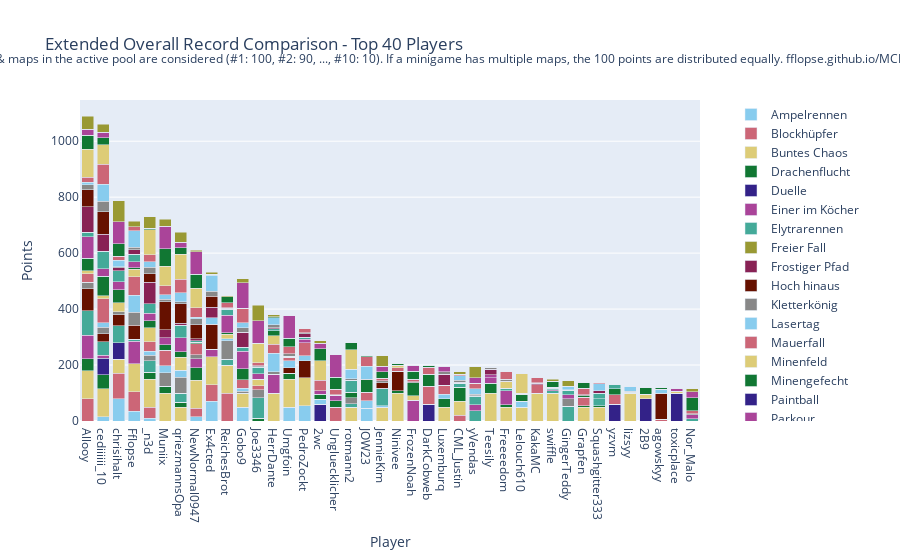

Notebook code for this chart:
### Code cell
import plotly.graph_objects as go

# Sum all columns to get the total score
outDf['Total'] = outDf.sum(axis=1)

# Sort by total score and fill N/A values with 0
outDf = outDf.sort_values(by='Total', ascending=False).fillna(0)

# Crop to top 10 players
cropDf = outDf.head(40).copy()

# Drop the 'Total' column for plotting
cropDf = cropDf.drop(columns=['Total'])

# Create a color palette
color_palette = px.colors.qualitative.Safe

# Create the stacked bar plot
fig = go.Figure()

cropDf = remove_duplicate_columns(cropDf)

for column in cropDf.columns.difference(['Player']):
    fig.add_trace(go.Bar(
        x=cropDf.index,
        y=cropDf[column],
        name=column,
        marker_color=color_palette[len(fig.data) % len(color_palette)]
    ))

# Update layout
fig.update_layout(
    barmode='stack',
    title='Extended Overall Record Comparison - Top 40 Players',
    xaxis=dict(title='Player'),
    yaxis=dict(title='Points'),
    #height=800,
    #width=1000,
    legend=dict(
        x=1.05,
        y=0.5,
        traceorder='normal',
        font=dict(size=12),
        bgcolor='rgba(255, 255, 255, 0)',
        bordercolor='rgba(0, 0, 0, 0)'
    ),
    margin=dict(r=200),  # Adjust right margin to make room for the legend
    annotations=[
        dict(
            x=0.5,
            y=1.1635,
            xref='paper',
            yref='paper',
            text='Max 100 points per minigame. Records #1 through #10 of games & maps in the active pool are considered (#1: 100, #2: 90, ..., #10: 10). If a minigame has multiple maps, the 100 points are distributed equally. fflopse.github.io/MCP-Records/data-analysis/global-ranking.ipynb',
            showarrow=False,
            font=dict(size=12),
            xanchor='center'
        )
    ]
)

fig.show()

# save the plot as an html file

fig.write_html('out/ext_overall_record_comparison.html')

### Figure 1 — Plotly figure (JSON) as saved in the notebook; plotly's stock layout.template omitted (floating-point values rounded to 4 significant figures)
{"data": [{"marker": {"color": "rgb(136, 204, 238)"}, "name": "Ampelrennen", "type": "bar", "x": ["Allooy", "cediiiiii_10", "chrisihalt", "Fflopse", "_n3d", "Muniix", "qriezmannsOpa", "NewNormal0947", "Ex4cted", "ReichesBrot", "Gobo9", "Joe3346", "HerrDante", "Umgfoin", "PedroZockt", "2wc", "Ungluecklicher", "rotmann2", "JOW23", "JennieKim", "Ninivee", "FrozenNoah", "DarkCobweb", "Luxemburq", "CML_Justin", "yVendas", "Teesily", "Freeeedom", "Lelouch610", "KakaMC", "swiffle", "GingerTeddy", "Grapfen", "Squashgitter333", "yzvm", "lizsyy", "2B9", "agowskyy", "toxicplace", "Nor_Malo"], "y": [0.0, 15.0, 80.0, 35.0, 10.0, 0.0, 0.0, 15.0, 70.0, 0.0, 50.0, 0.0, 0.0, 50.0, 55.0, 0.0, 0.0, 0.0, 45.0, 0.0, 0.0, 0.0, 0.0, 0.0, 0.0, 0.0, 0.0, 0.0, 0.0, 0.0, 0.0, 0.0, 0.0, 0.0, 0.0, 0.0, 0.0, 0.0, 0.0, 0.0]}, {"marker": {"color": "rgb(204, 102, 119)"}, "name": "Blockhüpfer", "type": "bar", "x": ["Allooy", "cediiiiii_10", "chrisihalt", "Fflopse", "_n3d", "Muniix", "qriezmannsOpa", "NewNormal0947", "Ex4cted", "ReichesBrot", "Gobo9", "Joe3346", "HerrDante", "Umgfoin", "PedroZockt", "2wc", "Ungluecklicher", "rotmann2", "JOW23", "JennieKim", "Ninivee", "FrozenNoah", "DarkCobweb", "Luxemburq", "CML_Justin", "yVendas", "Teesily", "Freeeedom", "Lelouch610", "KakaMC", "swiffle", "GingerTeddy", "Grapfen", "Squashgitter333", "yzvm", "lizsyy", "2B9", "agowskyy", "toxicplace", "Nor_Malo"], "y": [80.0, 0.0, 90.0, 70.0, 40.0, 0.0, 0.0, 30.0, 60.0, 100.0, 0.0, 0.0, 0.0, 0.0, 0.0, 0.0, 50.0, 0.0, 0.0, 0.0, 0.0, 0.0, 0.0, 0.0, 20.0, 0.0, 0.0, 0.0, 0.0, 0.0, 0.0, 0.0, 0.0, 0.0, 0.0, 0.0, 0.0, 0.0, 0.0, 0.0]}, {"marker": {"color": "rgb(221, 204, 119)"}, "name": "Buntes Chaos", "type": "bar", "x": ["Allooy", "cediiiiii_10", "chrisihalt", "Fflopse", "_n3d", "Muniix", "qriezmannsOpa", "NewNormal0947", "Ex4cted", "ReichesBrot", "Gobo9", "Joe3346", "HerrDante", "Umgfoin", "PedroZockt", "2wc", "Ungluecklicher", "rotmann2", "JOW23", "JennieKim", "Ninivee", "FrozenNoah", "DarkCobweb", "Luxemburq", "CML_Justin", "yVendas", "Teesily", "Freeeedom", "Lelouch610", "KakaMC", "swiffle", "GingerTeddy", "Grapfen", "Squashgitter333", "yzvm", "lizsyy", "2B9", "agowskyy", "toxicplace", "Nor_Malo"], "y": [100.0, 100.0, 50.0, 100.0, 100.0, 100.0, 50.0, 100.0, 100.0, 100.0, 50.0, 0.0, 100.0, 100.0, 100.0, 0.0, 0.0, 50.0, 0.0, 50.0, 100.0, 0.0, 0.0, 50.0, 50.0, 0.0, 100.0, 50.0, 50.0, 100.0, 100.0, 0.0, 50.0, 50.0, 0.0, 100.0, 0.0, 0.0, 0.0, 0.0]}, {"marker": {"color": "rgb(17, 119, 51)"}, "name": "Drachenflucht", "type": "bar", "x": ["Allooy", "cediiiiii_10", "chrisihalt", "Fflopse", "_n3d", "Muniix", "qriezmannsOpa", "NewNormal0947", "Ex4cted", "ReichesBrot", "Gobo9", "Joe3346", "HerrDante", "Umgfoin", "PedroZockt", "2wc", "Ungluecklicher", "rotmann2", "JOW23", "JennieKim", "Ninivee", "FrozenNoah", "DarkCobweb", "Luxemburq", "CML_Justin", "yVendas", "Teesily", "Freeeedom", "Lelouch610", "KakaMC", "swiffle", "GingerTeddy", "Grapfen", "Squashgitter333", "yzvm", "lizsyy", "2B9", "agowskyy", "toxicplace", "Nor_Malo"], "y": [42.5, 50.0, 0.0, 0.0, 25.0, 25.0, 17.5, 45.0, 0.0, 0.0, 0.0, 10.0, 0.0, 20.0, 0.0, 0.0, 22.5, 0.0, 0.0, 0.0, 7.5, 0.0, 0.0, 30.0, 50.0, 0.0, 35.0, 7.5, 0.0, 0.0, 0.0, 0.0, 5.0, 5.0, 0.0, 0.0, 0.0, 0.0, 0.0, 0.0]}, {"marker": {"color": "rgb(51, 34, 136)"}, "name": "Duelle", "type": "bar", "x": ["Allooy", "cediiiiii_10", "chrisihalt", "Fflopse", "_n3d", "Muniix", "qriezmannsOpa", "NewNormal0947", "Ex4cted", "ReichesBrot", "Gobo9", "Joe3346", "HerrDante", "Umgfoin", "PedroZockt", "2wc", "Ungluecklicher", "rotmann2", "JOW23", "JennieKim", "Ninivee", "FrozenNoah", "DarkCobweb", "Luxemburq", "CML_Justin", "yVendas", "Teesily", "Freeeedom", "Lelouch610", "KakaMC", "swiffle", "GingerTeddy", "Grapfen", "Squashgitter333", "yzvm", "lizsyy", "2B9", "agowskyy", "toxicplace", "Nor_Malo"], "y": [0.0, 60.0, 60.0, 0.0, 0.0, 0.0, 0.0, 0.0, 0.0, 0.0, 0.0, 0.0, 0.0, 0.0, 0.0, 60.0, 0.0, 0.0, 0.0, 0.0, 0.0, 0.0, 60.0, 0.0, 0.0, 0.0, 0.0, 0.0, 0.0, 0.0, 0.0, 0.0, 0.0, 0.0, 60.0, 0.0, 80.0, 0.0, 100.0, 0.0]}, {"marker": {"color": "rgb(170, 68, 153)"}, "name": "Einer im Köcher", "type": "bar", "x": ["Allooy", "cediiiiii_10", "chrisihalt", "Fflopse", "_n3d", "Muniix", "qriezmannsOpa", "NewNormal0947", "Ex4cted", "ReichesBrot", "Gobo9", "Joe3346", "HerrDante", "Umgfoin", "PedroZockt", "2wc", "Ungluecklicher", "rotmann2", "JOW23", "JennieKim", "Ninivee", "FrozenNoah", "DarkCobweb", "Luxemburq", "CML_Justin", "yVendas", "Teesily", "Freeeedom", "Lelouch610", "KakaMC", "swiffle", "GingerTeddy", "Grapfen", "Squashgitter333", "yzvm", "lizsyy", "2B9", "agowskyy", "toxicplace", "Nor_Malo"], "y": [83.33, 10.0, 0.0, 80.0, 0.0, 0.0, 0.0, 33.33, 26.67, 0.0, 0.0, 0.0, 66.67, 0.0, 0.0, 0.0, 20.0, 0.0, 0.0, 0.0, 0.0, 73.33, 0.0, 0.0, 0.0, 0.0, 20.0, 50.0, 0.0, 0.0, 0.0, 0.0, 0.0, 0.0, 0.0, 0.0, 0.0, 0.0, 0.0, 0.0]}, {"marker": {"color": "rgb(68, 170, 153)"}, "name": "Elytrarennen", "type": "bar", "x": ["Allooy", "cediiiiii_10", "chrisihalt", "Fflopse", "_n3d", "Muniix", "qriezmannsOpa", "NewNormal0947", "Ex4cted", "ReichesBrot", "Gobo9", "Joe3346", "HerrDante", "Umgfoin", "PedroZockt", "2wc", "Ungluecklicher", "rotmann2", "JOW23", "JennieKim", "Ninivee", "FrozenNoah", "DarkCobweb", "Luxemburq", "CML_Justin", "yVendas", "Teesily", "Freeeedom", "Lelouch610", "KakaMC", "swiffle", "GingerTeddy", "Grapfen", "Squashgitter333", "yzvm", "lizsyy", "2B9", "agowskyy", "toxicplace", "Nor_Malo"], "y": [87.5, 47.5, 60.0, 7.5, 40.0, 0.0, 32.5, 0.0, 0.0, 20.0, 0.0, 72.5, 0.0, 0.0, 0.0, 0.0, 0.0, 12.5, 0.0, 0.0, 0.0, 0.0, 0.0, 0.0, 15.0, 37.5, 0.0, 10.0, 0.0, 0.0, 7.5, 52.5, 0.0, 25.0, 0.0, 0.0, 0.0, 0.0, 0.0, 7.5]}, {"marker": {"color": "rgb(153, 153, 51)"}, "name": "Freier Fall", "type": "bar", "x": ["Allooy", "cediiiiii_10", "chrisihalt", "Fflopse", "_n3d", "Muniix", "qriezmannsOpa", "NewNormal0947", "Ex4cted", "ReichesBrot", "Gobo9", "Joe3346", "HerrDante", "Umgfoin", "PedroZockt", "2wc", "Ungluecklicher", "rotmann2", "JOW23", "JennieKim", "Ninivee", "FrozenNoah", "DarkCobweb", "Luxemburq", "CML_Justin", "yVendas", "Teesily", "Freeeedom", "Lelouch610", "KakaMC", "swiffle", "GingerTeddy", "Grapfen", "Squashgitter333", "yzvm", "lizsyy", "2B9", "agowskyy", "toxicplace", "Nor_Malo"], "y": [0.0, 0.0, 0.0, 0.0, 0.0, 0.0, 0.0, 0.0, 0.0, 0.0, 0.0, 0.0, 0.0, 0.0, 0.0, 0.0, 0.0, 0.0, 0.0, 0.0, 0.0, 0.0, 0.0, 0.0, 0.0, 0.0, 0.0, 0.0, 0.0, 0.0, 0.0, 0.0, 0.0, 0.0, 0.0, 0.0, 0.0, 0.0, 0.0, 0.0]}, {"marker": {"color": "rgb(136, 34, 85)"}, "name": "Frostiger Pfad", "type": "bar", "x": ["Allooy", "cediiiiii_10", "chrisihalt", "Fflopse", "_n3d", "Muniix", "qriezmannsOpa", "NewNormal0947", "Ex4cted", "ReichesBrot", "Gobo9", "Joe3346", "HerrDante", "Umgfoin", "PedroZockt", "2wc", "Ungluecklicher", "rotmann2", "JOW23", "JennieKim", "Ninivee", "FrozenNoah", "DarkCobweb", "Luxemburq", "CML_Justin", "yVendas", "Teesily", "Freeeedom", "Lelouch610", "KakaMC", "swiffle", "GingerTeddy", "Grapfen", "Squashgitter333", "yzvm", "lizsyy", "2B9", "agowskyy", "toxicplace", "Nor_Malo"], "y": [0.0, 0.0, 0.0, 0.0, 0.0, 0.0, 0.0, 0.0, 0.0, 0.0, 0.0, 0.0, 0.0, 0.0, 0.0, 0.0, 0.0, 0.0, 0.0, 0.0, 0.0, 0.0, 0.0, 0.0, 0.0, 0.0, 0.0, 0.0, 0.0, 0.0, 0.0, 0.0, 0.0, 0.0, 0.0, 0.0, 0.0, 0.0, 0.0, 0.0]}, {"marker": {"color": "rgb(102, 17, 0)"}, "name": "Hoch hinaus", "type": "bar", "x": ["Allooy", "cediiiiii_10", "chrisihalt", "Fflopse", "_n3d", "Muniix", "qriezmannsOpa", "NewNormal0947", "Ex4cted", "ReichesBrot", "Gobo9", "Joe3346", "HerrDante", "Umgfoin", "PedroZockt", "2wc", "Ungluecklicher", "rotmann2", "JOW23", "JennieKim", "Ninivee", "FrozenNoah", "DarkCobweb", "Luxemburq", "CML_Justin", "yVendas", "Teesily", "Freeeedom", "Lelouch610", "KakaMC", "swiffle", "GingerTeddy", "Grapfen", "Squashgitter333", "yzvm", "lizsyy", "2B9", "agowskyy", "toxicplace", "Nor_Malo"], "y": [80.0, 30.0, 40.0, 50.0, 0.0, 0.0, 0.0, 0.0, 90.0, 0.0, 0.0, 0.0, 0.0, 20.0, 60.0, 0.0, 0.0, 0.0, 0.0, 0.0, 70.0, 0.0, 0.0, 0.0, 0.0, 0.0, 0.0, 0.0, 0.0, 0.0, 0.0, 0.0, 0.0, 0.0, 0.0, 0.0, 0.0, 0.0, 0.0, 0.0]}, {"marker": {"color": "rgb(136, 136, 136)"}, "name": "Kletterkönig", "type": "bar", "x": ["Allooy", "cediiiiii_10", "chrisihalt", "Fflopse", "_n3d", "Muniix", "qriezmannsOpa", "NewNormal0947", "Ex4cted", "ReichesBrot", "Gobo9", "Joe3346", "HerrDante", "Umgfoin", "PedroZockt", "2wc", "Ungluecklicher", "rotmann2", "JOW23", "JennieKim", "Ninivee", "FrozenNoah", "DarkCobweb", "Luxemburq", "CML_Justin", "yVendas", "Teesily", "Freeeedom", "Lelouch610", "KakaMC", "swiffle", "GingerTeddy", "Grapfen", "Squashgitter333", "yzvm", "lizsyy", "2B9", "agowskyy", "toxicplace", "Nor_Malo"], "y": [23.33, 23.33, 10.0, 46.67, 20.0, 46.67, 56.67, 13.33, 0.0, 66.67, 6.667, 30.0, 10.0, 0.0, 0.0, 0.0, 0.0, 20.0, 0.0, 0.0, 0.0, 0.0, 0.0, 0.0, 0.0, 0.0, 0.0, 0.0, 0.0, 0.0, 0.0, 26.67, 0.0, 0.0, 0.0, 0.0, 0.0, 0.0, 0.0, 0.0]}, {"marker": {"color": "rgb(136, 204, 238)"}, "name": "Lasertag", "type": "bar", "x": ["Allooy", "cediiiiii_10", "chrisihalt", "Fflopse", "_n3d", "Muniix", "qriezmannsOpa", "NewNormal0947", "Ex4cted", "ReichesBrot", "Gobo9", "Joe3346", "HerrDante", "Umgfoin", "PedroZockt", "2wc", "Ungluecklicher", "rotmann2", "JOW23", "JennieKim", "Ninivee", "FrozenNoah", "DarkCobweb", "Luxemburq", "CML_Justin", "yVendas", "Teesily", "Freeeedom", "Lelouch610", "KakaMC", "swiffle", "GingerTeddy", "Grapfen", "Squashgitter333", "yzvm", "lizsyy", "2B9", "agowskyy", "toxicplace", "Nor_Malo"], "y": [0.0, 15.0, 0.0, 60.0, 15.0, 25.0, 25.0, 0.0, 22.5, 7.5, 10.0, 0.0, 65.0, 25.0, 17.5, 17.5, 0.0, 0.0, 27.5, 5.0, 0.0, 0.0, 0.0, 15.0, 0.0, 0.0, 0.0, 0.0, 20.0, 0.0, 0.0, 0.0, 0.0, 0.0, 0.0, 0.0, 0.0, 0.0, 0.0, 0.0]}, {"marker": {"color": "rgb(204, 102, 119)"}, "name": "Mauerfall", "type": "bar", "x": ["Allooy", "cediiiiii_10", "chrisihalt", "Fflopse", "_n3d", "Muniix", "qriezmannsOpa", "NewNormal0947", "Ex4cted", "ReichesBrot", "Gobo9", "Joe3346", "HerrDante", "Umgfoin", "PedroZockt", "2wc", "Ungluecklicher", "rotmann2", "JOW23", "JennieKim", "Ninivee", "FrozenNoah", "DarkCobweb", "Luxemburq", "CML_Justin", "yVendas", "Teesily", "Freeeedom", "Lelouch610", "KakaMC", "swiffle", "GingerTeddy", "Grapfen", "Squashgitter333", "yzvm", "lizsyy", "2B9", "agowskyy", "toxicplace", "Nor_Malo"], "y": [30.0, 86.67, 0.0, 66.67, 33.33, 56.67, 0.0, 40.0, 0.0, 0.0, 30.0, 13.33, 33.33, 13.33, 46.67, 0.0, 0.0, 0.0, 30.0, 0.0, 13.33, 0.0, 63.33, 33.33, 0.0, 0.0, 0.0, 0.0, 0.0, 30.0, 0.0, 0.0, 30.0, 0.0, 33.33, 0.0, 0.0, 6.667, 0.0, 0.0]}, {"marker": {"color": "rgb(221, 204, 119)"}, "name": "Minenfeld", "type": "bar", "x": ["Allooy", "cediiiiii_10", "chrisihalt", "Fflopse", "_n3d", "Muniix", "qriezmannsOpa", "NewNormal0947", "Ex4cted", "ReichesBrot", "Gobo9", "Joe3346", "HerrDante", "Umgfoin", "PedroZockt", "2wc", "Ungluecklicher", "rotmann2", "JOW23", "JennieKim", "Ninivee", "FrozenNoah", "DarkCobweb", "Luxemburq", "CML_Justin", "yVendas", "Teesily", "Freeeedom", "Lelouch610", "KakaMC", "swiffle", "GingerTeddy", "Grapfen", "Squashgitter333", "yzvm", "lizsyy", "2B9", "agowskyy", "toxicplace", "Nor_Malo"], "y": [10.0, 10.0, 33.33, 26.67, 50.0, 0.0, 46.67, 0.0, 0.0, 16.67, 0.0, 23.33, 30.0, 0.0, 0.0, 0.0, 0.0, 0.0, 0.0, 0.0, 6.667, 16.67, 0.0, 0.0, 0.0, 0.0, 0.0, 23.33, 0.0, 0.0, 0.0, 0.0, 0.0, 0.0, 0.0, 0.0, 13.33, 0.0, 6.667, 0.0]}, {"marker": {"color": "rgb(17, 119, 51)"}, "name": "Minengefecht", "type": "bar", "x": ["Allooy", "cediiiiii_10", "chrisihalt", "Fflopse", "_n3d", "Muniix", "qriezmannsOpa", "NewNormal0947", "Ex4cted", "ReichesBrot", "Gobo9", "Joe3346", "HerrDante", "Umgfoin", "PedroZockt", "2wc", "Ungluecklicher", "rotmann2", "JOW23", "JennieKim", "Ninivee", "FrozenNoah", "DarkCobweb", "Luxemburq", "CML_Justin", "yVendas", "Teesily", "Freeeedom", "Lelouch610", "KakaMC", "swiffle", "GingerTeddy", "Grapfen", "Squashgitter333", "yzvm", "lizsyy", "2B9", "agowskyy", "toxicplace", "Nor_Malo"], "y": [45.0, 70.0, 45.0, 5.0, 25.0, 20.0, 20.0, 5.0, 0.0, 5.0, 40.0, 0.0, 17.5, 0.0, 0.0, 17.5, 0.0, 20.0, 45.0, 0.0, 0.0, 47.5, 42.5, 0.0, 0.0, 0.0, 0.0, 0.0, 25.0, 0.0, 0.0, 0.0, 5.0, 0.0, 22.5, 0.0, 0.0, 0.0, 0.0, 0.0]}, {"marker": {"color": "rgb(51, 34, 136)"}, "name": "Paintball", "type": "bar", "x": ["Allooy", "cediiiiii_10", "chrisihalt", "Fflopse", "_n3d", "Muniix", "qriezmannsOpa", "NewNormal0947", "Ex4cted", "ReichesBrot", "Gobo9", "Joe3346", "HerrDante", "Umgfoin", "PedroZockt", "2wc", "Ungluecklicher", "rotmann2", "JOW23", "JennieKim", "Ninivee", "FrozenNoah", "DarkCobweb", "Luxemburq", "CML_Justin", "yVendas", "Teesily", "Freeeedom", "Lelouch610", "KakaMC", "swiffle", "GingerTeddy", "Grapfen", "Squashgitter333", "yzvm", "lizsyy", "2B9", "agowskyy", "toxicplace", "Nor_Malo"], "y": [0.0, 0.0, 0.0, 0.0, 0.0, 0.0, 0.0, 0.0, 0.0, 0.0, 0.0, 0.0, 0.0, 0.0, 0.0, 0.0, 0.0, 0.0, 0.0, 0.0, 0.0, 0.0, 0.0, 0.0, 0.0, 0.0, 0.0, 0.0, 0.0, 0.0, 0.0, 0.0, 0.0, 0.0, 0.0, 0.0, 0.0, 0.0, 0.0, 0.0]}, {"marker": {"color": "rgb(170, 68, 153)"}, "name": "Parkour", "type": "bar", "x": ["Allooy", "cediiiiii_10", "chrisihalt", "Fflopse", "_n3d", "Muniix", "qriezmannsOpa", "NewNormal0947", "Ex4cted", "ReichesBrot", "Gobo9", "Joe3346", "HerrDante", "Umgfoin", "PedroZockt", "2wc", "Ungluecklicher", "rotmann2", "JOW23", "JennieKim", "Ninivee", "FrozenNoah", "DarkCobweb", "Luxemburq", "CML_Justin", "yVendas", "Teesily", "Freeeedom", "Lelouch610", "KakaMC", "swiffle", "GingerTeddy", "Grapfen", "Squashgitter333", "yzvm", "lizsyy", "2B9", "agowskyy", "toxicplace", "Nor_Malo"], "y": [77.5, 27.5, 30.0, 22.5, 27.5, 25.0, 50.0, 0.0, 0.0, 62.5, 62.5, 20.0, 0.0, 0.0, 12.5, 12.5, 0.0, 0.0, 0.0, 0.0, 0.0, 0.0, 0.0, 0.0, 0.0, 20.0, 10.0, 0.0, 0.0, 0.0, 5.0, 15.0, 0.0, 0.0, 0.0, 0.0, 0.0, 0.0, 10.0, 15.0]}, {"marker": {"color": "rgb(68, 170, 153)"}, "name": "Pferderennen", "type": "bar", "x": ["Allooy", "cediiiiii_10", "chrisihalt", "Fflopse", "_n3d", "Muniix", "qriezmannsOpa", "NewNormal0947", "Ex4cted", "ReichesBrot", "Gobo9", "Joe3346", "HerrDante", "Umgfoin", "PedroZockt", "2wc", "Ungluecklicher", "rotmann2", "JOW23", "JennieKim", "Ninivee", "FrozenNoah", "DarkCobweb", "Luxemburq", "CML_Justin", "yVendas", "Teesily", "Freeeedom", "Lelouch610", "KakaMC", "swiffle", "GingerTeddy", "Grapfen", "Squashgitter333", "yzvm", "lizsyy", "2B9", "agowskyy", "toxicplace", "Nor_Malo"], "y": [15.0, 61.67, 38.33, 26.67, 33.33, 0.0, 43.33, 5.0, 0.0, 21.67, 15.0, 23.33, 6.667, 3.333, 8.333, 0.0, 0.0, 43.33, 0.0, 60.0, 0.0, 0.0, 0.0, 0.0, 0.0, 31.67, 0.0, 0.0, 3.333, 0.0, 3.333, 15.0, 0.0, 20.0, 13.33, 3.333, 0.0, 0.0, 0.0, 0.0]}, {"marker": {"color": "rgb(153, 153, 51)"}, "name": "Reihenfolge", "type": "bar", "x": ["Allooy", "cediiiiii_10", "chrisihalt", "Fflopse", "_n3d", "Muniix", "qriezmannsOpa", "NewNormal0947", "Ex4cted", "ReichesBrot", "Gobo9", "Joe3346", "HerrDante", "Umgfoin", "PedroZockt", "2wc", "Ungluecklicher", "rotmann2", "JOW23", "JennieKim", "Ninivee", "FrozenNoah", "DarkCobweb", "Luxemburq", "CML_Justin", "yVendas", "Teesily", "Freeeedom", "Lelouch610", "KakaMC", "swiffle", "GingerTeddy", "Grapfen", "Squashgitter333", "yzvm", "lizsyy", "2B9", "agowskyy", "toxicplace", "Nor_Malo"], "y": [0.0, 0.0, 0.0, 0.0, 0.0, 0.0, 0.0, 0.0, 0.0, 0.0, 0.0, 0.0, 0.0, 0.0, 0.0, 0.0, 0.0, 0.0, 0.0, 0.0, 0.0, 0.0, 0.0, 0.0, 0.0, 0.0, 0.0, 0.0, 0.0, 0.0, 0.0, 0.0, 0.0, 0.0, 0.0, 0.0, 0.0, 0.0, 0.0, 0.0]}, {"marker": {"color": "rgb(136, 34, 85)"}, "name": "Replika", "type": "bar", "x": ["Allooy", "cediiiiii_10", "chrisihalt", "Fflopse", "_n3d", "Muniix", "qriezmannsOpa", "NewNormal0947", "Ex4cted", "ReichesBrot", "Gobo9", "Joe3346", "HerrDante", "Umgfoin", "PedroZockt", "2wc", "Ungluecklicher", "rotmann2", "JOW23", "JennieKim", "Ninivee", "FrozenNoah", "DarkCobweb", "Luxemburq", "CML_Justin", "yVendas", "Teesily", "Freeeedom", "Lelouch610", "KakaMC", "swiffle", "GingerTeddy", "Grapfen", "Squashgitter333", "yzvm", "lizsyy", "2B9", "agowskyy", "toxicplace", "Nor_Malo"], "y": [92.2, 60.51, 11.1, 15.34, 76.95, 28.39, 7.966, 7.881, 37.2, 3.051, 53.64, 0.5932, 3.305, 0.0, 11.02, 1.017, 0.2542, 0.678, 0.5085, 2.373, 0.0, 0.0, 0.0, 38.73, 4.068, 1.949, 19.15, 1.102, 0.8475, 4.576, 1.525, 0.2542, 0.0, 8.814, 0.0, 0.9322, 0.0, 0.0, 0.0, 0.0]}, {"marker": {"color": "rgb(102, 17, 0)"}, "name": "Runterpurzeln", "type": "bar", "x": ["Allooy", "cediiiiii_10", "chrisihalt", "Fflopse", "_n3d", "Muniix", "qriezmannsOpa", "NewNormal0947", "Ex4cted", "ReichesBrot", "Gobo9", "Joe3346", "HerrDante", "Umgfoin", "PedroZockt", "2wc", "Ungluecklicher", "rotmann2", "JOW23", "JennieKim", "Ninivee", "FrozenNoah", "DarkCobweb", "Luxemburq", "CML_Justin", "yVendas", "Teesily", "Freeeedom", "Lelouch610", "KakaMC", "swiffle", "GingerTeddy", "Grapfen", "Squashgitter333", "yzvm", "lizsyy", "2B9", "agowskyy", "toxicplace", "Nor_Malo"], "y": [60.0, 80.0, 0.0, 0.0, 30.0, 100.0, 70.0, 50.0, 40.0, 0.0, 0.0, 0.0, 0.0, 0.0, 0.0, 0.0, 0.0, 0.0, 0.0, 20.0, 0.0, 0.0, 0.0, 0.0, 0.0, 0.0, 0.0, 0.0, 0.0, 0.0, 0.0, 0.0, 0.0, 0.0, 0.0, 0.0, 0.0, 90.0, 0.0, 0.0]}, {"marker": {"color": "rgb(136, 136, 136)"}, "name": "Sammelwahn", "type": "bar", "x": ["Allooy", "cediiiiii_10", "chrisihalt", "Fflopse", "_n3d", "Muniix", "qriezmannsOpa", "NewNormal0947", "Ex4cted", "ReichesBrot", "Gobo9", "Joe3346", "HerrDante", "Umgfoin", "PedroZockt", "2wc", "Ungluecklicher", "rotmann2", "JOW23", "JennieKim", "Ninivee", "FrozenNoah", "DarkCobweb", "Luxemburq", "CML_Justin", "yVendas", "Teesily", "Freeeedom", "Lelouch610", "KakaMC", "swiffle", "GingerTeddy", "Grapfen", "Squashgitter333", "yzvm", "lizsyy", "2B9", "agowskyy", "toxicplace", "Nor_Malo"], "y": [17.21, 38.6, 4.419, 8.837, 23.95, 7.907, 6.279, 21.4, 16.98, 2.093, 15.12, 4.651, 10.7, 8.837, 4.651, 0.0, 0.9302, 3.953, 0.4651, 6.047, 1.395, 2.326, 1.395, 8.837, 6.977, 4.186, 6.047, 6.977, 0.4651, 2.558, 2.791, 1.628, 4.419, 0.0, 0.0, 2.791, 2.326, 1.86, 0.0, 3.953]}, {"marker": {"color": "rgb(136, 204, 238)"}, "name": "Schießstand", "type": "bar", "x": ["Allooy", "cediiiiii_10", "chrisihalt", "Fflopse", "_n3d", "Muniix", "qriezmannsOpa", "NewNormal0947", "Ex4cted", "ReichesBrot", "Gobo9", "Joe3346", "HerrDante", "Umgfoin", "PedroZockt", "2wc", "Ungluecklicher", "rotmann2", "JOW23", "JennieKim", "Ninivee", "FrozenNoah", "DarkCobweb", "Luxemburq", "CML_Justin", "yVendas", "Teesily", "Freeeedom", "Lelouch610", "KakaMC", "swiffle", "GingerTeddy", "Grapfen", "Squashgitter333", "yzvm", "lizsyy", "2B9", "agowskyy", "toxicplace", "Nor_Malo"], "y": [10.0, 60.0, 22.5, 60.0, 20.0, 17.5, 32.5, 5.0, 57.5, 0.0, 17.5, 0.0, 25.0, 0.0, 0.0, 0.0, 0.0, 35.0, 47.5, 0.0, 0.0, 0.0, 0.0, 0.0, 15.0, 20.0, 0.0, 0.0, 0.0, 0.0, 0.0, 12.5, 0.0, 25.0, 0.0, 15.0, 0.0, 15.0, 0.0, 0.0]}, {"marker": {"color": "rgb(204, 102, 119)"}, "name": "Skywars", "type": "bar", "x": ["Allooy", "cediiiiii_10", "chrisihalt", "Fflopse", "_n3d", "Muniix", "qriezmannsOpa", "NewNormal0947", "Ex4cted", "ReichesBrot", "Gobo9", "Joe3346", "HerrDante", "Umgfoin", "PedroZockt", "2wc", "Ungluecklicher", "rotmann2", "JOW23", "JennieKim", "Ninivee", "FrozenNoah", "DarkCobweb", "Luxemburq", "CML_Justin", "yVendas", "Teesily", "Freeeedom", "Lelouch610", "KakaMC", "swiffle", "GingerTeddy", "Grapfen", "Squashgitter333", "yzvm", "lizsyy", "2B9", "agowskyy", "toxicplace", "Nor_Malo"], "y": [18.33, 71.67, 13.33, 13.33, 23.33, 31.67, 48.33, 33.33, 3.333, 16.67, 53.33, 10.0, 0.0, 25.0, 13.33, 36.67, 20.0, 0.0, 33.33, 10.0, 0.0, 10.0, 25.0, 0.0, 6.667, 20.0, 0.0, 26.67, 0.0, 16.67, 0.0, 0.0, 23.33, 3.333, 0.0, 0.0, 0.0, 0.0, 0.0, 10.0]}, {"marker": {"color": "rgb(221, 204, 119)"}, "name": "Spleef", "type": "bar", "x": ["Allooy", "cediiiiii_10", "chrisihalt", "Fflopse", "_n3d", "Muniix", "qriezmannsOpa", "NewNormal0947", "Ex4cted", "ReichesBrot", "Gobo9", "Joe3346", "HerrDante", "Umgfoin", "PedroZockt", "2wc", "Ungluecklicher", "rotmann2", "JOW23", "JennieKim", "Ninivee", "FrozenNoah", "DarkCobweb", "Luxemburq", "CML_Justin", "yVendas", "Teesily", "Freeeedom", "Lelouch610", "KakaMC", "swiffle", "GingerTeddy", "Grapfen", "Squashgitter333", "yzvm", "lizsyy", "2B9", "agowskyy", "toxicplace", "Nor_Malo"], "y": [100.0, 70.0, 0.0, 0.0, 90.0, 70.0, 90.0, 70.0, 0.0, 0.0, 0.0, 70.0, 0.0, 0.0, 0.0, 70.0, 0.0, 70.0, 0.0, 0.0, 0.0, 0.0, 0.0, 0.0, 0.0, 0.0, 0.0, 0.0, 70.0, 0.0, 0.0, 0.0, 0.0, 0.0, 0.0, 0.0, 0.0, 0.0, 0.0, 0.0]}, {"marker": {"color": "rgb(17, 119, 51)"}, "name": "Survivalgames", "type": "bar", "x": ["Allooy", "cediiiiii_10", "chrisihalt", "Fflopse", "_n3d", "Muniix", "qriezmannsOpa", "NewNormal0947", "Ex4cted", "ReichesBrot", "Gobo9", "Joe3346", "HerrDante", "Umgfoin", "PedroZockt", "2wc", "Ungluecklicher", "rotmann2", "JOW23", "JennieKim", "Ninivee", "FrozenNoah", "DarkCobweb", "Luxemburq", "CML_Justin", "yVendas", "Teesily", "Freeeedom", "Lelouch610", "KakaMC", "swiffle", "GingerTeddy", "Grapfen", "Squashgitter333", "yzvm", "lizsyy", "2B9", "agowskyy", "toxicplace", "Nor_Malo"], "y": [50.0, 25.0, 45.0, 0.0, 5.0, 62.5, 22.5, 50.0, 0.0, 22.5, 0.0, 0.0, 5.0, 30.0, 0.0, 42.5, 42.5, 25.0, 5.0, 22.5, 5.0, 27.5, 5.0, 0.0, 0.0, 0.0, 0.0, 0.0, 0.0, 0.0, 22.5, 0.0, 20.0, 0.0, 0.0, 0.0, 25.0, 5.0, 0.0, 47.5]}, {"marker": {"color": "rgb(51, 34, 136)"}, "name": "Todeswürfel", "type": "bar", "x": ["Allooy", "cediiiiii_10", "chrisihalt", "Fflopse", "_n3d", "Muniix", "qriezmannsOpa", "NewNormal0947", "Ex4cted", "ReichesBrot", "Gobo9", "Joe3346", "HerrDante", "Umgfoin", "PedroZockt", "2wc", "Ungluecklicher", "rotmann2", "JOW23", "JennieKim", "Ninivee", "FrozenNoah", "DarkCobweb", "Luxemburq", "CML_Justin", "yVendas", "Teesily", "Freeeedom", "Lelouch610", "KakaMC", "swiffle", "GingerTeddy", "Grapfen", "Squashgitter333", "yzvm", "lizsyy", "2B9", "agowskyy", "toxicplace", "Nor_Malo"], "y": [0.0, 0.0, 0.0, 0.0, 0.0, 0.0, 0.0, 0.0, 0.0, 0.0, 0.0, 0.0, 0.0, 0.0, 0.0, 0.0, 0.0, 0.0, 0.0, 0.0, 0.0, 0.0, 0.0, 0.0, 0.0, 0.0, 0.0, 0.0, 0.0, 0.0, 0.0, 0.0, 0.0, 0.0, 0.0, 0.0, 0.0, 0.0, 0.0, 0.0]}, {"marker": {"color": "rgb(170, 68, 153)"}, "name": "Turmroulette", "type": "bar", "x": ["Allooy", "cediiiiii_10", "chrisihalt", "Fflopse", "_n3d", "Muniix", "qriezmannsOpa", "NewNormal0947", "Ex4cted", "ReichesBrot", "Gobo9", "Joe3346", "HerrDante", "Umgfoin", "PedroZockt", "2wc", "Ungluecklicher", "rotmann2", "JOW23", "JennieKim", "Ninivee", "FrozenNoah", "DarkCobweb", "Luxemburq", "CML_Justin", "yVendas", "Teesily", "Freeeedom", "Lelouch610", "KakaMC", "swiffle", "GingerTeddy", "Grapfen", "Squashgitter333", "yzvm", "lizsyy", "2B9", "agowskyy", "toxicplace", "Nor_Malo"], "y": [20.0, 20.0, 80.0, 0.0, 0.0, 80.0, 20.0, 80.0, 0.0, 0.0, 90.0, 80.0, 0.0, 80.0, 0.0, 20.0, 80.0, 0.0, 0.0, 20.0, 0.0, 20.0, 0.0, 20.0, 0.0, 20.0, 0.0, 0.0, 0.0, 0.0, 0.0, 0.0, 0.0, 0.0, 0.0, 0.0, 0.0, 0.0, 0.0, 20.0]}, {"marker": {"color": "rgb(68, 170, 153)"}, "name": "Waffenfolge", "type": "bar", "x": ["Allooy", "cediiiiii_10", "chrisihalt", "Fflopse", "_n3d", "Muniix", "qriezmannsOpa", "NewNormal0947", "Ex4cted", "ReichesBrot", "Gobo9", "Joe3346", "HerrDante", "Umgfoin", "PedroZockt", "2wc", "Ungluecklicher", "rotmann2", "JOW23", "JennieKim", "Ninivee", "FrozenNoah", "DarkCobweb", "Luxemburq", "CML_Justin", "yVendas", "Teesily", "Freeeedom", "Lelouch610", "KakaMC", "swiffle", "GingerTeddy", "Grapfen", "Squashgitter333", "yzvm", "lizsyy", "2B9", "agowskyy", "toxicplace", "Nor_Malo"], "y": [0.0, 0.0, 0.0, 0.0, 0.0, 0.0, 0.0, 0.0, 0.0, 0.0, 0.0, 0.0, 0.0, 0.0, 0.0, 0.0, 0.0, 0.0, 0.0, 0.0, 0.0, 0.0, 0.0, 0.0, 0.0, 0.0, 0.0, 0.0, 0.0, 0.0, 0.0, 0.0, 0.0, 0.0, 0.0, 0.0, 0.0, 0.0, 0.0, 0.0]}, {"marker": {"color": "rgb(153, 153, 51)"}, "name": "Wettrennen", "type": "bar", "x": ["Allooy", "cediiiiii_10", "chrisihalt", "Fflopse", "_n3d", "Muniix", "qriezmannsOpa", "NewNormal0947", "Ex4cted", "ReichesBrot", "Gobo9", "Joe3346", "HerrDante", "Umgfoin", "PedroZockt", "2wc", "Ungluecklicher", "rotmann2", "JOW23", "JennieKim", "Ninivee", "FrozenNoah", "DarkCobweb", "Luxemburq", "CML_Justin", "yVendas", "Teesily", "Freeeedom", "Lelouch610", "KakaMC", "swiffle", "GingerTeddy", "Grapfen", "Squashgitter333", "yzvm", "lizsyy", "2B9", "agowskyy", "toxicplace", "Nor_Malo"], "y": [48.0, 28.0, 74.0, 20.0, 42.0, 24.0, 36.0, 6.0, 8.0, 4.0, 14.0, 56.0, 6.0, 0.0, 0.0, 10.0, 0.0, 0.0, 0.0, 38.0, 0.0, 0.0, 0.0, 0.0, 8.0, 38.0, 0.0, 0.0, 0.0, 0.0, 6.0, 20.0, 0.0, 0.0, 0.0, 0.0, 0.0, 0.0, 0.0, 12.0]}], "layout": {"annotations": [{"font": {"size": 12}, "showarrow": false, "text": "Max 100 points per minigame. Records #1 through #10 of games & maps in the active pool are considered (#1: 100, #2: 90, ..., #10: 10). If a minigame has multiple maps, the 100 points are distributed equally. fflopse.github.io/MCP-Records/data-analysis/global-ranking.ipynb", "x": 0.5, "xanchor": "center", "xref": "paper", "y": 1.163, "yref": "paper"}], "barmode": "stack", "legend": {"bgcolor": "rgba(255, 255, 255, 0)", "bordercolor": "rgba(0, 0, 0, 0)", "font": {"size": 12}, "traceorder": "normal", "x": 1.05, "y": 0.5}, "margin": {"r": 200}, "title": {"text": "Extended Overall Record Comparison - Top 40 Players"}, "xaxis": {"title": {"text": "Player"}}, "yaxis": {"title": {"text": "Points"}}}}
